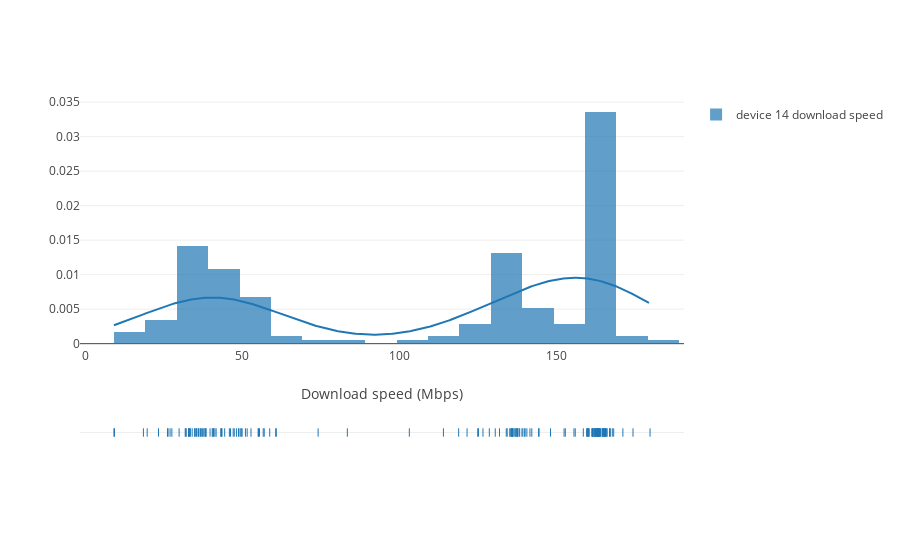

Write notebook code for a chart like this one.
### Markdown cell above
Looks like device #8 is the only device that has 100% of data above 50Mbps for download speed. Devices 5, 7, 9, 10, 11, 12, 15, 16, 17, 18 are clearly in underserved areas - 99%-100% of datapoints below CRTC target.
For device #14 the situation is not clear - 32% of data is below 50Mbps and 68% above. 

We will take a more detailed look at device #14.

### Code cell
device_number=14
subset=download_df[download_df["SK_PI"]==device_number]
hist_data = [subset['DOWNLOAD']]
group_labels = ['device '+str(device_number)+ ' download speed']

fig = ff.create_distplot(hist_data, group_labels,bin_size=10)
fig['layout']['xaxis'].update(title='Download speed (Mbps)')
iplot(fig)

### Figure 1 — Plotly figure (JSON) as saved in the notebook; plotly's stock layout.template omitted (floating-point values rounded to 4 significant figures; data arrays with more than 128 entries replaced by an {"elided": "..."} marker saying what was removed)
{"data": [{"autobinx": false, "histnorm": "probability density", "legendgroup": "device 14 download speed", "marker": {"color": "rgb(31, 119, 180)"}, "name": "device 14 download speed", "opacity": 0.7, "type": "histogram", "x": {"elided": "176 float values"}, "xaxis": "x1", "xbins": {"end": 179.9, "size": 10, "start": 9.16}, "yaxis": "y1"}, {"legendgroup": "device 14 download speed", "marker": {"color": "rgb(31, 119, 180)"}, "mode": "lines", "name": "device 14 download speed", "showlegend": false, "type": "scatter", "x": {"elided": "500 float values"}, "xaxis": "x1", "y": {"elided": "500 float values"}, "yaxis": "y1"}, {"legendgroup": "device 14 download speed", "marker": {"color": "rgb(31, 119, 180)", "symbol": "line-ns-open"}, "mode": "markers", "name": "device 14 download speed", "showlegend": false, "text": null, "type": "scatter", "x": {"elided": "176 float values"}, "xaxis": "x1", "y": {"elided": "176 str values"}, "yaxis": "y2"}], "layout": {"barmode": "overlay", "hovermode": "closest", "legend": {"traceorder": "reversed"}, "xaxis": {"title": "Download speed (Mbps)"}, "xaxis1": {"anchor": "y2", "domain": [0, 1], "zeroline": false}, "yaxis1": {"anchor": "free", "domain": [0.35, 1], "position": 0}, "yaxis2": {"anchor": "x1", "domain": [0, 0.25], "dtick": 1, "showticklabels": false}}}
